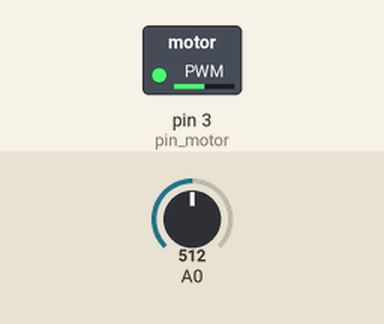
This sketch was run on a simulated Arduino Uno, built with avr-gcc and run on an emulated ATmega328P. On the bench: switched loads named in the sketch (green lamp = pin HIGH). The inputs (shaded band) are chosen by the test bench; at power-on: A0 = 512. What the sketch prints to the serial monitor is not drawn.

Above: at 1.2 s.
1.3 s: A0 set to 410
At 2.7 s:
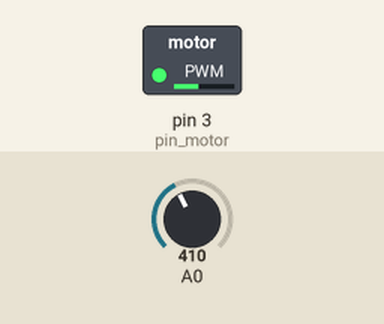
3.3 s: A0 set to 384
At 4.0 s:
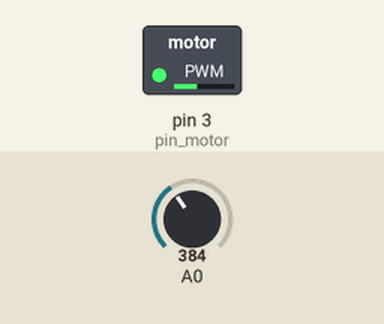
5.1 s: A0 set to 716
At 5.7 s:
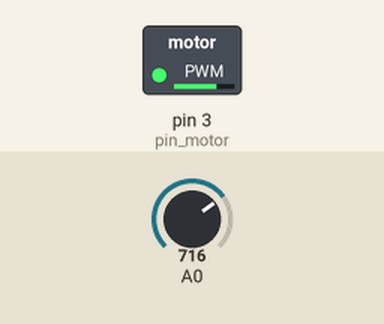
6.6 s: A0 set to 122
At 7.8 s:
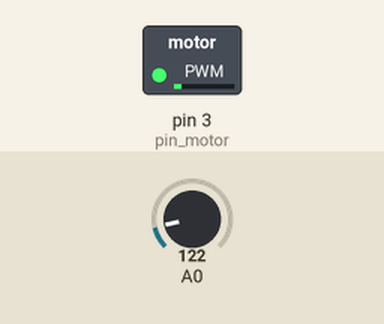
8.1 s: A0 set to 43
At 9.0 s:
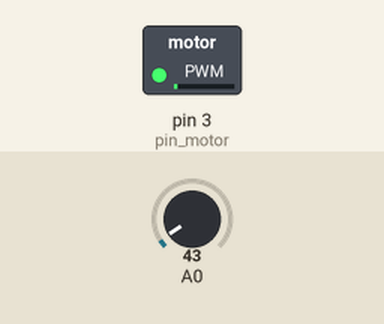
9.9 s: A0 set to 35
At 10.2 s:
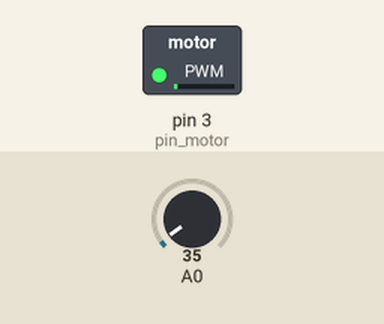
Timing chart, 0 to 12.7 s (numbered marks = the images above; inputs shaded):
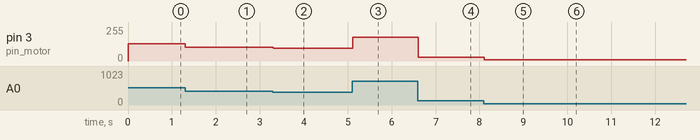

Measured:
- after the input at 1.3 s, pin 3 (pin_motor): 128/255 → 102/255 at once
- after the input at 3.3 s, pin 3 (pin_motor): 102/255 → 96/255 at once
- after the input at 5.1 s, pin 3 (pin_motor): 96/255 → 179/255 at once
- after the input at 6.6 s, pin 3 (pin_motor): 179/255 → 30/255 at once
- after the input at 8.1 s, pin 3 (pin_motor): 30/255 → 10/255 at once
- after the input at 9.9 s, pin 3 (pin_motor): 10/255 → 8/255 at once

The sketch:

DCMotor.ino
```cpp
int pin_motor = 3; /* Pino do Motor */

float motor; /* Declaração de um valor que será enviado */

void setup(){
    Serial.begin(9600); /* Incia comunicação serial */
}

void loop(){
    motor = analogRead(A0) / 4; /* Le da porta analógica A0 */

    analogWrite(pin_motor, motor); /* Escreve o valor do potenciometro no motor */

    Serial.print("Motor ");
    Serial.print(motor); /* Envia uma mensagem com valor pelo serial */
}
```
